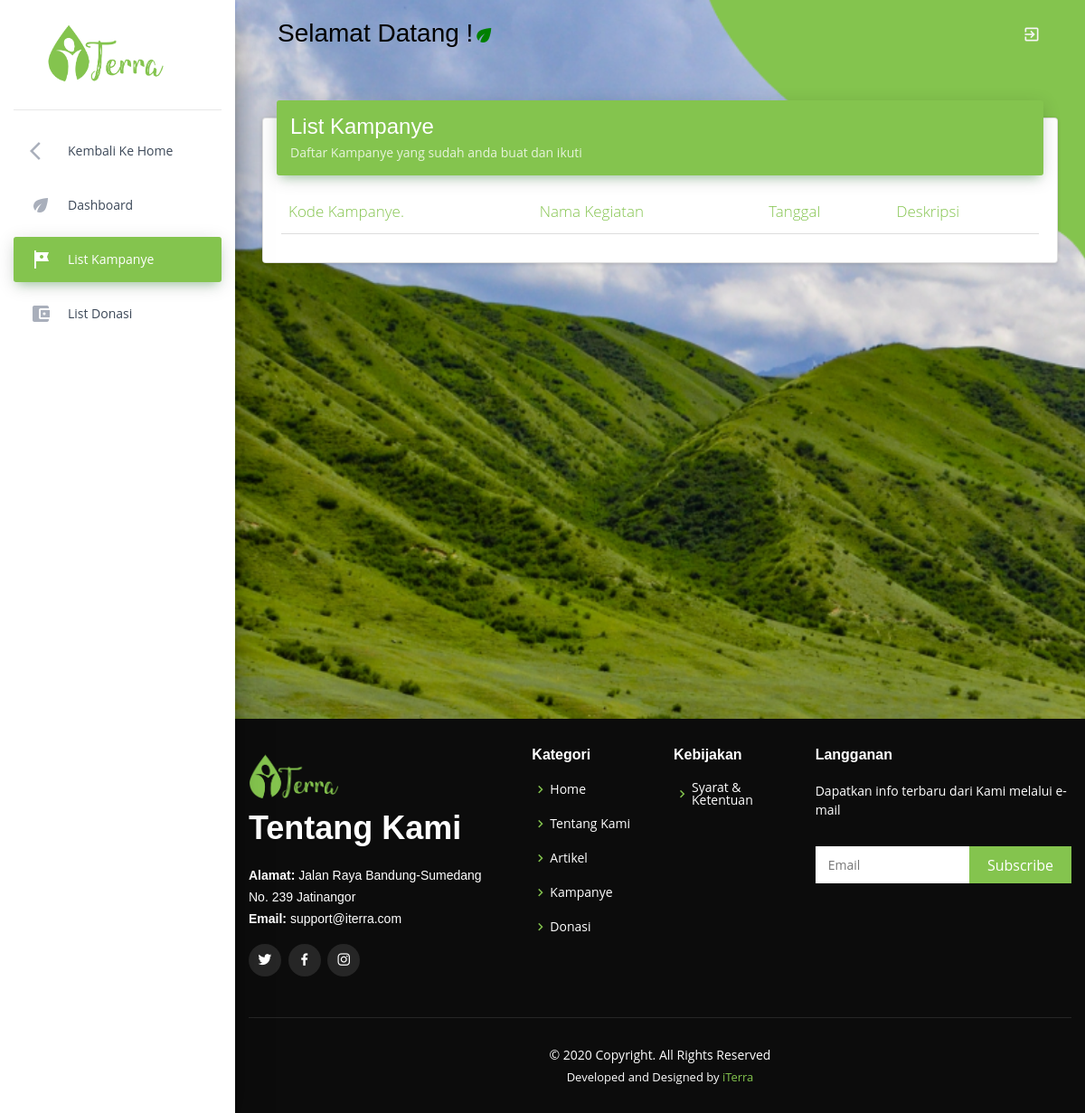
The page /index.php/list_kampanye_member on the database as committed earlier.
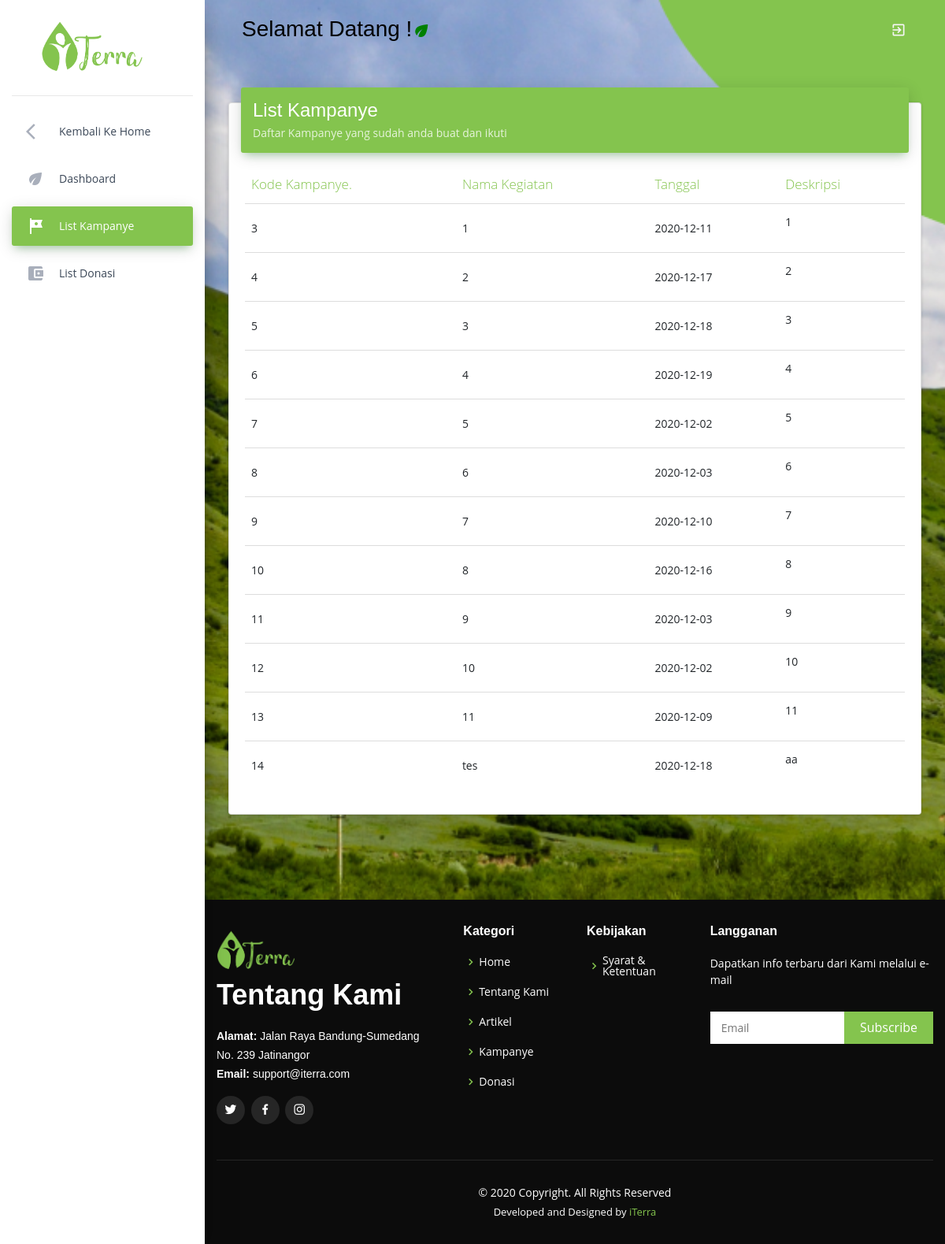
The same page on the database as committed later.
### tables this page shows
CREATE TABLE `kampanye` (
  `kode_kampanye` int(20) NOT NULL,
  `judul_kampanye` varchar(150) NOT NULL,
  `deskripsi` varchar(500) NOT NULL,
  `tanggal` date NOT NULL,
  `kode_koin` varchar(20) NOT NULL,
  `email` varchar(50) NOT NULL,
  `gambar` varchar(40) NOT NULL,
  `verifikasi` int(5) NOT NULL,
  `penulis` varchar(50) NOT NULL
);

### application/controllers/List_Kampanye_Member.php (called while the page is built, shortened)
<?php
class List_Kampanye_Member extends CI_Controller
{
	function __construct()
	{
		$this->load->model('list_kampanye_member_data');
		$this->load->helper('url');
		$this->load->library('form_validation');
	}
	public function index()
	{
		$data = array('title'	=> 'Halaman Dashboard');
		$data['kampanye'] = $this->list_kampanye_member_data->get_data_kampanye()->result();
		$this->load->view('list_kampanye_member_view',$data);
	}
}

### index.php (called while the page is built, shortened)
<?php
require_once BASEPATH.'core/CodeIgniter.php';

### application/models/list_kampanye_member_data.php (called while the page is built, shortened)
<?php defined('BASEPATH') or exit('No direct script access allowed');
class list_kampanye_member_data extends CI_Model
{
	function get_data_kampanye() {
		$kampanye = $this->db->query("select * from kampanye where  verifikasi = 1");
		return $kampanye;
	}
}

### application/views/list_kampanye_member_view.php (the view, shortened to what the changed rows need)
<!DOCTYPE html>
<html lang="en">
<head>
	<link rel="stylesheet" href="https://maxcdn.bootstrapcdn.com/font-awesome/latest/css/font-awesome.min.css">
	<link href="assets/assets_admin/css/material-dashboard.css?v=2.1.2" rel="stylesheet" />
	<link href="assets/assets_admin/css/styles.css" rel="stylesheet" />
	<link rel="stylesheet" href='https://unpkg.com/boxicons@2.0.7/css/boxicons.min.css'>
</head>
<body class="">
	<div class="wrapper ">
		<div class="sidebar" data-color="green" data-background-color="white">
			<a href="home" class="logo">
				<img src="assets/assets_admin/img/iterra-01.png" style="width: 50%; margin-left: 20%;">
			</a>
		</div>
		<div class="main-panel" style="background: url(assets/assets_admin/img/background-member2.png) fixed center; background-size: cover">
			<div class="content">
				<div class="container-fluid">
					<div class="row">
						<div class="col-md-12">
							<div class="card">
								<div class="card-body table-responsive">
									<table class="table table-hover">
										<thead style="color:#84C44E; font-weight:bolder">
											<th>Kode Kampanye.</th>
											<th>Nama Kegiatan</th>
											<th>Tanggal</th>
											<th>Deskripsi</th>
										</thead>
										<tbody>
										<?php
											foreach ($kampanye as $kam) {
											?>
												<tr>
													<td><?php echo $kam->kode_kampanye ?></td>
													<td><?php echo $kam->judul_kampanye ?></td>
													<td><?php echo $kam->tanggal ?></td>
													<td><?php echo $kam->deskripsi ?></td>
													<?php } ?>
												</tr>
										</tbody>
									</table>
								</div>
							</div>
						</div>
					</div>
				</div>
			</div>
			<br>
			<br>
		</div>
	</div>
</body>
</html>

Rows that differ between the two databases and show on the page:
now on this page (row edited): kampanye: kode_kampanye "3", judul_kampanye "1", tanggal "2020-12-11", deskripsi "1"
added kampanye: kode_kampanye "4", judul_kampanye "2", tanggal "2020-12-17", deskripsi "2"
added kampanye: kode_kampanye "5", judul_kampanye "3", tanggal "2020-12-18", deskripsi "3"
added kampanye: kode_kampanye "6", judul_kampanye "4", tanggal "2020-12-19", deskripsi "4"
added kampanye: kode_kampanye "7", judul_kampanye "5", tanggal "2020-12-02", deskripsi "5"
added kampanye: kode_kampanye "8", judul_kampanye "6", tanggal "2020-12-03", deskripsi "6"
added kampanye: kode_kampanye "9", judul_kampanye "7", tanggal "2020-12-10", deskripsi "7"
added kampanye: kode_kampanye "10", judul_kampanye "8", tanggal "2020-12-16", deskripsi "8"
added kampanye: kode_kampanye "11", judul_kampanye "9", tanggal "2020-12-03", deskripsi "9"
added kampanye: kode_kampanye "12", judul_kampanye "10", tanggal "2020-12-02", deskripsi "10"
added kampanye: kode_kampanye "13", judul_kampanye "11", tanggal "2020-12-09", deskripsi "11"
added kampanye: kode_kampanye "14", judul_kampanye "tes", tanggal "2020-12-18", deskripsi "aa"
